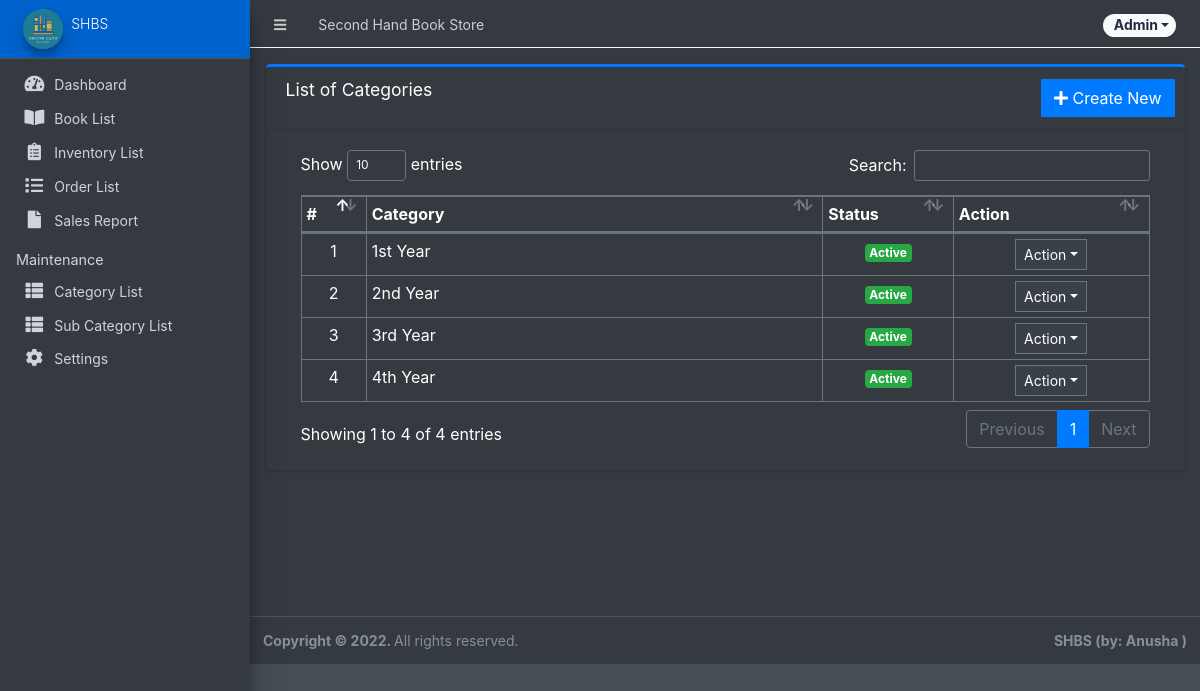
Screenshot of /admin/?page=maintenance/category (signed in) with the database file from the repository.
### tables this page shows
CREATE TABLE `categories` (
  `id` int(30) NOT NULL,
  `category` varchar(250) NOT NULL,
  `status` tinyint(1) NOT NULL DEFAULT 1,
  `date_created` datetime NOT NULL DEFAULT current_timestamp()
);

### admin/maintenance/category.php (the view, shortened to what this page needs)
<div class="card card-outline card-primary">
	<div class="card-header">
		<h3 class="card-title">List of Categories</h3>
		<div class="card-tools">
			<a href="?page=maintenance/manage_category" class="btn btn-flat btn-primary"><span class="fas fa-plus"></span>  Create New</a>
		</div>
	</div>
	<div class="card-body">
		<div class="container-fluid">
        <div class="container-fluid">
			<table class="table table-bordered table-stripped">
				<colgroup>
					<col width="5%">
					<col width="35%">
					<col width="10%">
					<col width="15%">
				</colgroup>
				<thead>
					<tr>
						<th>#</th>
						<th>Category</th>
						<th>Status</th>
						<th>Action</th>
					</tr>
				</thead>
				<tbody>
					<?php
					$i = 1;
						$qry = $conn->query("SELECT * from `categories` order by unix_timestamp(date_created) desc ");
						while($row = $qry->fetch_assoc()):
                            $row['status'] = strip_tags(stripslashes(html_entity_decode($row['status'])));
					?>
						<tr>
							<td class="text-center"><?php echo $i++; ?></td>
							<td><?php echo $row['category'] ?></td>
							<td class="text-center">
                                <?php if($row['status'] == 1): ?>
                                    <span class="badge badge-success">Active</span>
                                <?php else: ?>
                                    <span class="badge badge-danger">Inactive</span>
                                <?php endif; ?>
                            </td>
							<td align="center">
								 <button type="button" class="btn btn-flat btn-default btn-sm dropdown-toggle dropdown-icon" data-toggle="dropdown">
				                  		Action
				                  </button>
							</td>
						</tr>
					<?php endwhile; ?>
				</tbody>
			</table>
		</div>
		</div>
	</div>
</div>

### rows the page displays
categories: category "1st Year", status "Active"
categories: category "2nd Year", status "Active"
categories: category "3rd Year", status "Active"
categories: category "4th Year", status "Active"

### other values shown
$_settings->info('name') "Second Hand Book Store"
$_settings->userdata('firstname') "Admin"
$_settings->info('short_name') "SHBS"
